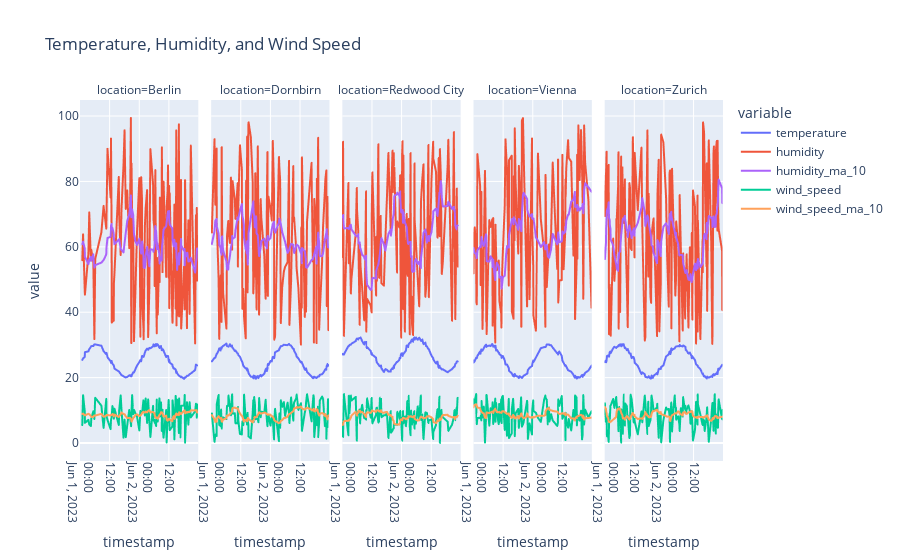

Notebook code cell kept with this figure:
### Markdown cell above
## Moving Averages

Moving averages are a widely used statistical technique in time series analysis, smoothing out short-term fluctuations and highlighting longer-term trends or cycles. We will use the previously created view of interpolated data. We will create moving averages for a range of 10 and 20 readings.

### Code cell
query = """
SELECT 
    timestamp, 
    location,
    temperature,
    AVG(temperature) OVER w_10 AS temperature_ma_10,
    AVG(temperature) OVER w_20 AS temperature_ma_20,
    humidity,
    AVG(humidity) OVER w_10 AS humidity_ma_10,
    AVG(humidity) OVER w_20 AS humidity_ma_20,
    wind_speed,
    AVG(wind_speed) OVER w_10 AS wind_speed_ma_10,
    AVG(wind_speed) OVER w_20 AS wind_speed_ma_20
FROM 
    weather_data_interpolated
WINDOW
    w_10 AS (ORDER BY location, timestamp ROWS BETWEEN 10 PRECEDING AND CURRENT ROW),
    w_20 AS (ORDER BY location, timestamp ROWS BETWEEN 20 PRECEDING AND CURRENT ROW)
"""

df_weather_ma = pd.read_sql(query, CONNECTION_STRING)
df_weather_ma['timestamp'] = pd.to_datetime(df_weather_ma['timestamp'], unit='ms')

# Plot for two days of data
fig = px.line(df_weather_ma[df_weather_ma['timestamp'].between(datetime(2023, 6, 1), datetime(2023, 6, 3))], 
              x='timestamp', y=['temperature', 'humidity', 'humidity_ma_10', 'wind_speed', 'wind_speed_ma_10'], 
              facet_col='location', title='Temperature, Humidity, and Wind Speed', color_discrete_map={
                 "temperature": "#636EFA",
                 "humidity": "#EF553B",
                 "wind_speed": "#00CC96"
             })
fig.update_xaxes(tickangle=90)
fig.show()
